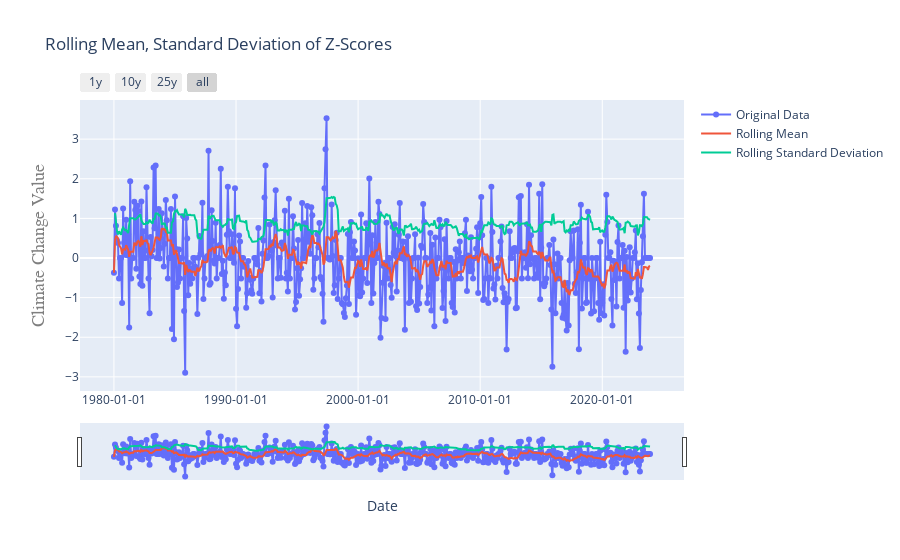

The notebook cell this image was saved under:
### Code cell
# now to do it on the valid data
rolling_graph(Valid['date'], Valid['z-score'])

### Figure 1 — Plotly figure (JSON) as saved in the notebook; plotly's stock layout.template omitted (floating-point values rounded to 4 significant figures; data arrays with more than 128 entries replaced by an {"elided": "..."} marker saying what was removed)
{"data": [{"mode": "lines+markers", "name": "Original Data", "type": "scatter", "x": {"elided": "528 str values"}, "y": {"elided": "528 float values"}}, {"mode": "lines", "name": "Rolling Mean", "type": "scatter", "x": {"elided": "528 str values"}, "y": {"elided": "528 float values"}}, {"mode": "lines", "name": "Rolling Standard Deviation", "type": "scatter", "x": {"elided": "528 str values"}, "y": {"elided": "528 float values"}}], "layout": {"autosize": true, "title": {"text": "Rolling Mean, Standard Deviation of Z-Scores"}, "xaxis": {"autorange": true, "range": ["1977-04-20 17:32:30.634", "2026-08-12 06:27:29.366"], "rangeselector": {"buttons": [{"count": 1, "label": "1y", "step": "year", "stepmode": "backward"}, {"count": 10, "label": "10y", "step": "year", "stepmode": "backward"}, {"count": 25, "label": "25y", "step": "year", "stepmode": "backward"}, {"step": "all"}]}, "rangeslider": {"autorange": true, "range": ["1977-04-20 17:32:30.634", "2026-08-12 06:27:29.366"], "visible": true, "yaxis": {"_template": null, "rangemode": "match"}}, "tickformat": "%Y-%m-%d", "title": {"text": "Date"}, "type": "date"}, "yaxis": {"autorange": true, "range": [-3.513, 4.144], "title": {"font": {"color": "#7f7f7f", "family": "Courier New, monospace", "size": 18}, "text": "Climate Change Value"}, "type": "linear"}}}
